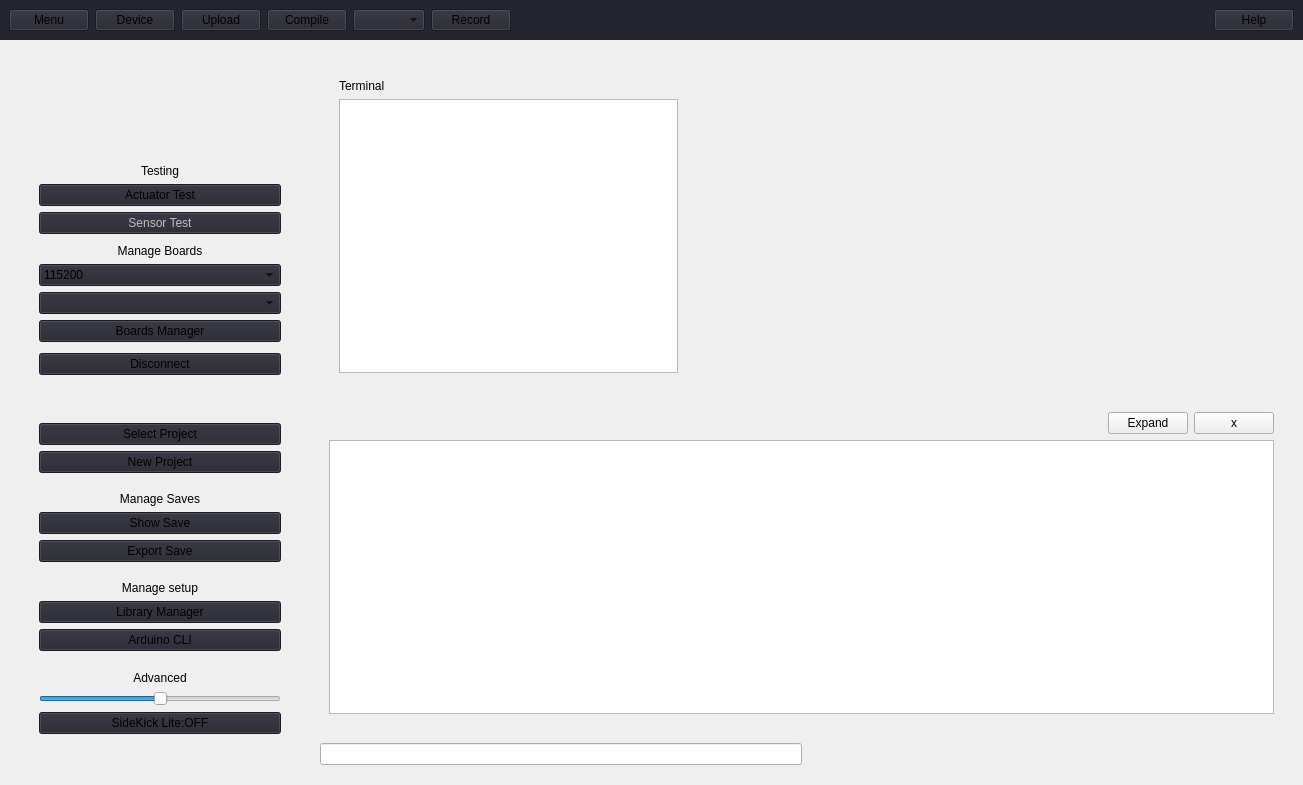
<?xml version="1.0" encoding="UTF-8"?>
<ui version="4.0">
 <class>MainWindow</class>
 <widget class="QMainWindow" name="MainWindow">
  <property name="geometry">
   <rect>
    <x>0</x>
    <y>0</y>
    <width>1303</width>
    <height>785</height>
   </rect>
  </property>
  <property name="acceptDrops">
   <bool>false</bool>
  </property>
  <property name="windowTitle">
   <string>SideKick</string>
  </property>
  <property name="styleSheet">
   <string notr="true"/>
  </property>
  <widget class="QWidget" name="centralwidget">
   <property name="styleSheet">
    <string notr="true"/>
   </property>
   <layout class="QGridLayout" name="gridLayout_2">
    <property name="leftMargin">
     <number>0</number>
    </property>
    <property name="topMargin">
     <number>0</number>
    </property>
    <property name="rightMargin">
     <number>0</number>
    </property>
    <property name="bottomMargin">
     <number>0</number>
    </property>
    <item row="0" column="0">
     <layout class="QGridLayout" name="main_grid" rowstretch="0,0,0,0,0" columnstretch="0,0,0,0">
      <property name="leftMargin">
       <number>0</number>
      </property>
      <property name="topMargin">
       <number>0</number>
      </property>
      <property name="rightMargin">
       <number>0</number>
      </property>
      <property name="bottomMargin">
       <number>20</number>
      </property>
      <property name="spacing">
       <number>0</number>
      </property>
      <item row="1" column="3">
       <spacer name="verticalSpacer_17">
        <property name="orientation">
         <enum>Qt::Vertical</enum>
        </property>
        <property name="sizeType">
         <enum>QSizePolicy::Fixed</enum>
        </property>
        <property name="sizeHint" stdset="0">
         <size>
          <width>10</width>
          <height>20</height>
         </size>
        </property>
       </spacer>
      </item>
      <item row="4" column="0">
       <spacer name="horizontalSpacer_2">
        <property name="orientation">
         <enum>Qt::Horizontal</enum>
        </property>
        <property name="sizeType">
         <enum>QSizePolicy::Fixed</enum>
        </property>
        <property name="sizeHint" stdset="0">
         <size>
          <width>10</width>
          <height>20</height>
         </size>
        </property>
       </spacer>
      </item>
      <item row="4" column="3">
       <spacer name="horizontalSpacer_3">
        <property name="orientation">
         <enum>Qt::Horizontal</enum>
        </property>
        <property name="sizeType">
         <enum>QSizePolicy::Fixed</enum>
        </property>
        <property name="sizeHint" stdset="0">
         <size>
          <width>10</width>
          <height>20</height>
         </size>
        </property>
       </spacer>
      </item>
      <item row="2" column="2">
       <widget class="QFrame" name="home_screen">
        <property name="sizePolicy">
         <sizepolicy hsizetype="Preferred" vsizetype="Expanding">
          <horstretch>0</horstretch>
          <verstretch>0</verstretch>
         </sizepolicy>
        </property>
        <layout class="QGridLayout" name="gridLayout_3" columnstretch="0,2,0,3,0">
         <property name="leftMargin">
          <number>0</number>
         </property>
         <property name="topMargin">
          <number>0</number>
         </property>
         <property name="rightMargin">
          <number>0</number>
         </property>
         <property name="bottomMargin">
          <number>0</number>
         </property>
         <property name="spacing">
          <number>0</number>
         </property>
         <item row="0" column="1" rowspan="3">
          <widget class="QWidget" name="terminal_container" native="true">
           <property name="sizePolicy">
            <sizepolicy hsizetype="Expanding" vsizetype="Expanding">
             <horstretch>0</horstretch>
             <verstretch>0</verstretch>
            </sizepolicy>
           </property>
           <property name="styleSheet">
            <string notr="true"/>
           </property>
           <layout class="QGridLayout" name="gridLayout_4">
            <item row="2" column="2">
             <widget class="QTextEdit" name="terminal">
              <property name="sizePolicy">
               <sizepolicy hsizetype="Expanding" vsizetype="Expanding">
                <horstretch>0</horstretch>
                <verstretch>0</verstretch>
               </sizepolicy>
              </property>
              <property name="styleSheet">
               <string notr="true"/>
              </property>
              <property name="verticalScrollBarPolicy">
               <enum>Qt::ScrollBarAsNeeded</enum>
              </property>
              <property name="horizontalScrollBarPolicy">
               <enum>Qt::ScrollBarAlwaysOff</enum>
              </property>
              <property name="html">
               <string>&lt;!DOCTYPE HTML PUBLIC &quot;-//W3C//DTD HTML 4.0//EN&quot; &quot;http://www.w3.org/TR/REC-html40/strict.dtd&quot;&gt;
&lt;html&gt;&lt;head&gt;&lt;meta name=&quot;qrichtext&quot; content=&quot;1&quot; /&gt;&lt;style type=&quot;text/css&quot;&gt;
p, li { white-space: pre-wrap; }
&lt;/style&gt;&lt;/head&gt;&lt;body style=&quot; font-family:'MS Shell Dlg 2'; font-size:8.25pt; font-weight:400; font-style:normal;&quot;&gt;
&lt;p style=&quot;-qt-paragraph-type:empty; margin-top:0px; margin-bottom:0px; margin-left:0px; margin-right:0px; -qt-block-indent:0; text-indent:0px; font-family:'Roboto '; font-size:14px;&quot;&gt;&lt;br /&gt;&lt;/p&gt;&lt;/body&gt;&lt;/html&gt;</string>
              </property>
             </widget>
            </item>
            <item row="1" column="2">
             <widget class="QLabel" name="title">
              <property name="text">
               <string>Terminal</string>
              </property>
             </widget>
            </item>
            <item row="2" column="3">
             <spacer name="horizontalSpacer_8">
              <property name="orientation">
               <enum>Qt::Horizontal</enum>
              </property>
              <property name="sizeType">
               <enum>QSizePolicy::Maximum</enum>
              </property>
              <property name="sizeHint" stdset="0">
               <size>
                <width>10</width>
                <height>20</height>
               </size>
              </property>
             </spacer>
            </item>
            <item row="0" column="2">
             <spacer name="verticalSpacer_4">
              <property name="orientation">
               <enum>Qt::Vertical</enum>
              </property>
              <property name="sizeType">
               <enum>QSizePolicy::Maximum</enum>
              </property>
              <property name="sizeHint" stdset="0">
               <size>
                <width>20</width>
                <height>10</height>
               </size>
              </property>
             </spacer>
            </item>
            <item row="2" column="1">
             <spacer name="horizontalSpacer_7">
              <property name="orientation">
               <enum>Qt::Horizontal</enum>
              </property>
              <property name="sizeType">
               <enum>QSizePolicy::Maximum</enum>
              </property>
              <property name="sizeHint" stdset="0">
               <size>
                <width>10</width>
                <height>20</height>
               </size>
              </property>
             </spacer>
            </item>
           </layout>
          </widget>
         </item>
         <item row="2" column="3">
          <widget class="QWidget" name="bottom_widget" native="true">
           <property name="sizePolicy">
            <sizepolicy hsizetype="Expanding" vsizetype="Expanding">
             <horstretch>0</horstretch>
             <verstretch>0</verstretch>
            </sizepolicy>
           </property>
           <property name="minimumSize">
            <size>
             <width>0</width>
             <height>100</height>
            </size>
           </property>
           <property name="styleSheet">
            <string notr="true"/>
           </property>
          </widget>
         </item>
         <item row="0" column="3">
          <widget class="QWidget" name="top_widget" native="true">
           <property name="sizePolicy">
            <sizepolicy hsizetype="Expanding" vsizetype="Expanding">
             <horstretch>0</horstretch>
             <verstretch>0</verstretch>
            </sizepolicy>
           </property>
           <property name="minimumSize">
            <size>
             <width>0</width>
             <height>100</height>
            </size>
           </property>
           <property name="styleSheet">
            <string notr="true"/>
           </property>
          </widget>
         </item>
         <item row="1" column="3">
          <spacer name="graph_spacer_2">
           <property name="orientation">
            <enum>Qt::Vertical</enum>
           </property>
           <property name="sizeType">
            <enum>QSizePolicy::Fixed</enum>
           </property>
           <property name="sizeHint" stdset="0">
            <size>
             <width>20</width>
             <height>20</height>
            </size>
           </property>
          </spacer>
         </item>
         <item row="1" column="4">
          <spacer name="horizontalSpacer_4">
           <property name="orientation">
            <enum>Qt::Horizontal</enum>
           </property>
           <property name="sizeType">
            <enum>QSizePolicy::Fixed</enum>
           </property>
           <property name="sizeHint" stdset="0">
            <size>
             <width>10</width>
             <height>20</height>
            </size>
           </property>
          </spacer>
         </item>
         <item row="1" column="2">
          <spacer name="horizontalSpacer_9">
           <property name="orientation">
            <enum>Qt::Horizontal</enum>
           </property>
           <property name="sizeType">
            <enum>QSizePolicy::Fixed</enum>
           </property>
           <property name="sizeHint" stdset="0">
            <size>
             <width>20</width>
             <height>20</height>
            </size>
           </property>
          </spacer>
         </item>
         <item row="0" column="0">
          <spacer name="horizontalSpacer_10">
           <property name="orientation">
            <enum>Qt::Horizontal</enum>
           </property>
           <property name="sizeType">
            <enum>QSizePolicy::Fixed</enum>
           </property>
           <property name="sizeHint" stdset="0">
            <size>
             <width>10</width>
             <height>20</height>
            </size>
           </property>
          </spacer>
         </item>
         <item row="3" column="1">
          <spacer name="verticalSpacer_8">
           <property name="orientation">
            <enum>Qt::Vertical</enum>
           </property>
           <property name="sizeType">
            <enum>QSizePolicy::Fixed</enum>
           </property>
           <property name="sizeHint" stdset="0">
            <size>
             <width>20</width>
             <height>20</height>
            </size>
           </property>
          </spacer>
         </item>
        </layout>
       </widget>
      </item>
      <item row="0" column="0" colspan="4">
       <widget class="QFrame" name="top_bar">
        <property name="styleSheet">
         <string notr="true">/*General Styling*/
* {
  background-color: #25252f;
}

/*Button Styling*/

QPushButton:hover:!pressed{
  background-color: #151525;
}</string>
        </property>
        <layout class="QHBoxLayout" name="horizontalLayout" stretch="0,0,0,0,0,0,0,0,0,0">
         <item>
          <widget class="QPushButton" name="file">
           <property name="minimumSize">
            <size>
             <width>0</width>
             <height>0</height>
            </size>
           </property>
           <property name="text">
            <string>Menu</string>
           </property>
          </widget>
         </item>
         <item>
          <widget class="QPushButton" name="device">
           <property name="minimumSize">
            <size>
             <width>0</width>
             <height>0</height>
            </size>
           </property>
           <property name="text">
            <string>Device</string>
           </property>
          </widget>
         </item>
         <item>
          <widget class="QPushButton" name="upload">
           <property name="minimumSize">
            <size>
             <width>0</width>
             <height>0</height>
            </size>
           </property>
           <property name="text">
            <string>Upload</string>
           </property>
          </widget>
         </item>
         <item>
          <widget class="QPushButton" name="compile">
           <property name="minimumSize">
            <size>
             <width>0</width>
             <height>0</height>
            </size>
           </property>
           <property name="text">
            <string>Compile</string>
           </property>
          </widget>
         </item>
         <item>
          <widget class="QComboBox" name="com_ports">
           <property name="minimumSize">
            <size>
             <width>0</width>
             <height>0</height>
            </size>
           </property>
          </widget>
         </item>
         <item>
          <widget class="QPushButton" name="record">
           <property name="minimumSize">
            <size>
             <width>0</width>
             <height>0</height>
            </size>
           </property>
           <property name="text">
            <string>Record</string>
           </property>
          </widget>
         </item>
         <item>
          <widget class="QLabel" name="record_light">
           <property name="text">
            <string/>
           </property>
          </widget>
         </item>
         <item>
          <spacer name="horizontalSpacer">
           <property name="orientation">
            <enum>Qt::Horizontal</enum>
           </property>
           <property name="sizeHint" stdset="0">
            <size>
             <width>40</width>
             <height>20</height>
            </size>
           </property>
          </spacer>
         </item>
         <item>
          <widget class="QLabel" name="top_update">
           <property name="minimumSize">
            <size>
             <width>400</width>
             <height>0</height>
            </size>
           </property>
           <property name="maximumSize">
            <size>
             <width>400</width>
             <height>16777215</height>
            </size>
           </property>
           <property name="text">
            <string/>
           </property>
           <property name="alignment">
            <set>Qt::AlignCenter</set>
           </property>
          </widget>
         </item>
         <item>
          <widget class="QPushButton" name="help">
           <property name="minimumSize">
            <size>
             <width>0</width>
             <height>0</height>
            </size>
           </property>
           <property name="text">
            <string>Help</string>
           </property>
          </widget>
         </item>
        </layout>
       </widget>
      </item>
      <item row="3" column="2">
       <widget class="QFrame" name="debugger">
        <layout class="QGridLayout" name="gridLayout">
         <property name="leftMargin">
          <number>0</number>
         </property>
         <property name="topMargin">
          <number>0</number>
         </property>
         <property name="rightMargin">
          <number>0</number>
         </property>
         <property name="bottomMargin">
          <number>0</number>
         </property>
         <property name="spacing">
          <number>0</number>
         </property>
         <item row="1" column="4">
          <spacer name="horizontalSpacer_13">
           <property name="orientation">
            <enum>Qt::Horizontal</enum>
           </property>
           <property name="sizeType">
            <enum>QSizePolicy::Fixed</enum>
           </property>
           <property name="sizeHint" stdset="0">
            <size>
             <width>10</width>
             <height>20</height>
            </size>
           </property>
          </spacer>
         </item>
         <item row="1" column="0">
          <spacer name="horizontalSpacer_12">
           <property name="orientation">
            <enum>Qt::Horizontal</enum>
           </property>
           <property name="sizeType">
            <enum>QSizePolicy::Fixed</enum>
           </property>
           <property name="sizeHint" stdset="0">
            <size>
             <width>10</width>
             <height>20</height>
            </size>
           </property>
          </spacer>
         </item>
         <item row="1" column="3">
          <widget class="QFrame" name="debugger_coloured">
           <property name="sizePolicy">
            <sizepolicy hsizetype="Expanding" vsizetype="Expanding">
             <horstretch>0</horstretch>
             <verstretch>0</verstretch>
            </sizepolicy>
           </property>
           <property name="styleSheet">
            <string notr="true"/>
           </property>
           <layout class="QGridLayout" name="debugger_1">
            <property name="sizeConstraint">
             <enum>QLayout::SetDefaultConstraint</enum>
            </property>
            <property name="topMargin">
             <number>0</number>
            </property>
            <item row="1" column="1">
             <widget class="QPushButton" name="full_screen">
              <property name="styleSheet">
               <string notr="true"/>
              </property>
              <property name="text">
               <string>Expand</string>
              </property>
             </widget>
            </item>
            <item row="1" column="2">
             <widget class="QPushButton" name="quit">
              <property name="styleSheet">
               <string notr="true"/>
              </property>
              <property name="text">
               <string>x</string>
              </property>
             </widget>
            </item>
            <item row="1" column="0">
             <spacer name="horizontalSpacer_6">
              <property name="orientation">
               <enum>Qt::Horizontal</enum>
              </property>
              <property name="sizeHint" stdset="0">
               <size>
                <width>40</width>
                <height>20</height>
               </size>
              </property>
             </spacer>
            </item>
            <item row="2" column="0" colspan="3">
             <widget class="QTextBrowser" name="debug_log">
              <property name="minimumSize">
               <size>
                <width>0</width>
                <height>150</height>
               </size>
              </property>
              <property name="styleSheet">
               <string notr="true"/>
              </property>
              <property name="html">
               <string>&lt;!DOCTYPE HTML PUBLIC &quot;-//W3C//DTD HTML 4.0//EN&quot; &quot;http://www.w3.org/TR/REC-html40/strict.dtd&quot;&gt;
&lt;html&gt;&lt;head&gt;&lt;meta name=&quot;qrichtext&quot; content=&quot;1&quot; /&gt;&lt;style type=&quot;text/css&quot;&gt;
p, li { white-space: pre-wrap; }
&lt;/style&gt;&lt;/head&gt;&lt;body style=&quot; font-family:'MS Shell Dlg 2'; font-size:8.25pt; font-weight:400; font-style:normal;&quot;&gt;
&lt;p style=&quot;-qt-paragraph-type:empty; margin-top:0px; margin-bottom:0px; margin-left:0px; margin-right:0px; -qt-block-indent:0; text-indent:0px; font-family:'Roboto '; font-size:14px;&quot;&gt;&lt;br /&gt;&lt;/p&gt;&lt;/body&gt;&lt;/html&gt;</string>
              </property>
             </widget>
            </item>
            <item row="0" column="0">
             <spacer name="verticalSpacer_13">
              <property name="orientation">
               <enum>Qt::Vertical</enum>
              </property>
              <property name="sizeType">
               <enum>QSizePolicy::Fixed</enum>
              </property>
              <property name="sizeHint" stdset="0">
               <size>
                <width>20</width>
                <height>10</height>
               </size>
              </property>
             </spacer>
            </item>
           </layout>
          </widget>
         </item>
         <item row="2" column="3">
          <spacer name="verticalSpacer_7">
           <property name="orientation">
            <enum>Qt::Vertical</enum>
           </property>
           <property name="sizeType">
            <enum>QSizePolicy::Fixed</enum>
           </property>
           <property name="sizeHint" stdset="0">
            <size>
             <width>20</width>
             <height>20</height>
            </size>
           </property>
          </spacer>
         </item>
        </layout>
       </widget>
      </item>
      <item row="4" column="2">
       <widget class="QFrame" name="bottom_bar">
        <layout class="QHBoxLayout" name="_2" stretch="0,2,1,1,0">
         <property name="spacing">
          <number>0</number>
         </property>
         <property name="leftMargin">
          <number>0</number>
         </property>
         <property name="topMargin">
          <number>0</number>
         </property>
         <property name="rightMargin">
          <number>0</number>
         </property>
         <property name="bottomMargin">
          <number>0</number>
         </property>
         <item>
          <spacer name="horizontalSpacer_11">
           <property name="orientation">
            <enum>Qt::Horizontal</enum>
           </property>
           <property name="sizeType">
            <enum>QSizePolicy::Fixed</enum>
           </property>
           <property name="sizeHint" stdset="0">
            <size>
             <width>10</width>
             <height>10</height>
            </size>
           </property>
          </spacer>
         </item>
         <item>
          <widget class="QLineEdit" name="message">
           <property name="sizePolicy">
            <sizepolicy hsizetype="Expanding" vsizetype="Preferred">
             <horstretch>0</horstretch>
             <verstretch>0</verstretch>
            </sizepolicy>
           </property>
          </widget>
         </item>
         <item>
          <spacer name="horizontalSpacer_14">
           <property name="orientation">
            <enum>Qt::Horizontal</enum>
           </property>
           <property name="sizeType">
            <enum>QSizePolicy::Minimum</enum>
           </property>
           <property name="sizeHint" stdset="0">
            <size>
             <width>40</width>
             <height>20</height>
            </size>
           </property>
          </spacer>
         </item>
         <item>
          <widget class="QLabel" name="bottom_update">
           <property name="text">
            <string/>
           </property>
          </widget>
         </item>
         <item>
          <spacer name="horizontalSpacer_15">
           <property name="orientation">
            <enum>Qt::Horizontal</enum>
           </property>
           <property name="sizeType">
            <enum>QSizePolicy::Fixed</enum>
           </property>
           <property name="sizeHint" stdset="0">
            <size>
             <width>10</width>
             <height>10</height>
            </size>
           </property>
          </spacer>
         </item>
        </layout>
       </widget>
      </item>
      <item row="2" column="1" rowspan="3">
       <widget class="QFrame" name="side_menu">
        <property name="enabled">
         <bool>true</bool>
        </property>
        <property name="sizePolicy">
         <sizepolicy hsizetype="Fixed" vsizetype="Expanding">
          <horstretch>0</horstretch>
          <verstretch>0</verstretch>
         </sizepolicy>
        </property>
        <property name="minimumSize">
         <size>
          <width>300</width>
          <height>0</height>
         </size>
        </property>
        <property name="maximumSize">
         <size>
          <width>200</width>
          <height>16777215</height>
         </size>
        </property>
        <property name="styleSheet">
         <string notr="true">/*Button Styling*/
QPushButton{
  background-color: #25252f;
}
QPushButton:hover:!pressed {
	background-color: #151525;
}

/*Combo Box Styling*/
QComboBox {
  background-color: #25252f;
}

</string>
        </property>
        <layout class="QVBoxLayout" name="dhsgd">
         <property name="leftMargin">
          <number>20</number>
         </property>
         <property name="rightMargin">
          <number>20</number>
         </property>
         <item>
          <spacer name="verticalSpacer_3">
           <property name="orientation">
            <enum>Qt::Vertical</enum>
           </property>
           <property name="sizeType">
            <enum>QSizePolicy::Fixed</enum>
           </property>
           <property name="sizeHint" stdset="0">
            <size>
             <width>20</width>
             <height>10</height>
            </size>
           </property>
          </spacer>
         </item>
         <item>
          <widget class="QLabel" name="logo">
           <property name="minimumSize">
            <size>
             <width>0</width>
             <height>50</height>
            </size>
           </property>
           <property name="maximumSize">
            <size>
             <width>16777215</width>
             <height>50</height>
            </size>
           </property>
           <property name="text">
            <string/>
           </property>
          </widget>
         </item>
         <item>
          <spacer name="verticalSpacer_6">
           <property name="orientation">
            <enum>Qt::Vertical</enum>
           </property>
           <property name="sizeType">
            <enum>QSizePolicy::Fixed</enum>
           </property>
           <property name="sizeHint" stdset="0">
            <size>
             <width>20</width>
             <height>20</height>
            </size>
           </property>
          </spacer>
         </item>
         <item>
          <widget class="QFrame" name="device_settings">
           <layout class="QVBoxLayout" name="verticalLayout">
            <item>
             <widget class="QLabel" name="label_3">
              <property name="text">
               <string>Testing</string>
              </property>
              <property name="alignment">
               <set>Qt::AlignCenter</set>
              </property>
             </widget>
            </item>
            <item>
             <widget class="QPushButton" name="tune_actuators">
              <property name="text">
               <string>Actuator Test</string>
              </property>
             </widget>
            </item>
            <item>
             <widget class="QPushButton" name="sensor_test">
              <property name="enabled">
               <bool>false</bool>
              </property>
              <property name="text">
               <string>Sensor Test</string>
              </property>
             </widget>
            </item>
            <item>
             <spacer name="verticalSpacer">
              <property name="orientation">
               <enum>Qt::Vertical</enum>
              </property>
              <property name="sizeHint" stdset="0">
               <size>
                <width>20</width>
                <height>40</height>
               </size>
              </property>
             </spacer>
            </item>
            <item>
             <widget class="QLabel" name="label_5">
              <property name="text">
               <string>Manage Boards</string>
              </property>
              <property name="alignment">
               <set>Qt::AlignCenter</set>
              </property>
             </widget>
            </item>
            <item>
             <widget class="QComboBox" name="baud_rate">
              <item>
               <property name="text">
                <string>115200</string>
               </property>
              </item>
              <item>
               <property name="text">
                <string>57600</string>
               </property>
              </item>
              <item>
               <property name="text">
                <string>38400</string>
               </property>
              </item>
              <item>
               <property name="text">
                <string>9600</string>
               </property>
              </item>
             </widget>
            </item>
            <item>
             <widget class="QComboBox" name="supported_boards"/>
            </item>
            <item>
             <widget class="QPushButton" name="boards_manager">
              <property name="text">
               <string>Boards Manager</string>
              </property>
             </widget>
            </item>
            <item>
             <spacer name="verticalSpacer_5">
              <property name="orientation">
               <enum>Qt::Vertical</enum>
              </property>
              <property name="sizeHint" stdset="0">
               <size>
                <width>20</width>
                <height>40</height>
               </size>
              </property>
             </spacer>
            </item>
            <item>
             <widget class="QPushButton" name="disconnect">
              <property name="sizePolicy">
               <sizepolicy hsizetype="Preferred" vsizetype="Fixed">
                <horstretch>0</horstretch>
                <verstretch>0</verstretch>
               </sizepolicy>
              </property>
              <property name="text">
               <string>Disconnect</string>
              </property>
             </widget>
            </item>
            <item>
             <spacer name="verticalSpacer_2">
              <property name="orientation">
               <enum>Qt::Vertical</enum>
              </property>
              <property name="sizeHint" stdset="0">
               <size>
                <width>20</width>
                <height>40</height>
               </size>
              </property>
             </spacer>
            </item>
           </layout>
          </widget>
         </item>
         <item>
          <widget class="QFrame" name="settings">
           <layout class="QVBoxLayout" name="verticalLayout_2" stretch="0,0,0,0,0,0,0,0,0,0,0,0,0,0,0,0">
            <item>
             <widget class="QLabel" name="selected_project">
              <property name="sizePolicy">
               <sizepolicy hsizetype="Expanding" vsizetype="Preferred">
                <horstretch>0</horstretch>
                <verstretch>0</verstretch>
               </sizepolicy>
              </property>
              <property name="text">
               <string/>
              </property>
              <property name="scaledContents">
               <bool>true</bool>
              </property>
              <property name="alignment">
               <set>Qt::AlignCenter</set>
              </property>
             </widget>
            </item>
            <item>
             <widget class="QPushButton" name="select_project">
              <property name="text">
               <string>Select Project</string>
              </property>
             </widget>
            </item>
            <item>
             <widget class="QPushButton" name="new_project">
              <property name="text">
               <string>New Project</string>
              </property>
             </widget>
            </item>
            <item>
             <spacer name="verticalSpacer_9">
              <property name="orientation">
               <enum>Qt::Vertical</enum>
              </property>
              <property name="sizeType">
               <enum>QSizePolicy::Expanding</enum>
              </property>
              <property name="sizeHint" stdset="0">
               <size>
                <width>20</width>
                <height>40</height>
               </size>
              </property>
             </spacer>
            </item>
            <item>
             <widget class="QLabel" name="label">
              <property name="text">
               <string>Manage Saves</string>
              </property>
              <property name="alignment">
               <set>Qt::AlignCenter</set>
              </property>
             </widget>
            </item>
            <item>
             <widget class="QPushButton" name="show_save">
              <property name="sizePolicy">
               <sizepolicy hsizetype="Expanding" vsizetype="Fixed">
                <horstretch>0</horstretch>
                <verstretch>0</verstretch>
               </sizepolicy>
              </property>
              <property name="minimumSize">
               <size>
                <width>0</width>
                <height>0</height>
               </size>
              </property>
              <property name="text">
               <string>Show Save</string>
              </property>
             </widget>
            </item>
            <item>
             <widget class="QPushButton" name="export_save">
              <property name="text">
               <string>Export Save</string>
              </property>
             </widget>
            </item>
            <item>
             <spacer name="verticalSpacer_10">
              <property name="orientation">
               <enum>Qt::Vertical</enum>
              </property>
              <property name="sizeType">
               <enum>QSizePolicy::Expanding</enum>
              </property>
              <property name="sizeHint" stdset="0">
               <size>
                <width>20</width>
                <height>40</height>
               </size>
              </property>
             </spacer>
            </item>
            <item>
             <widget class="QLabel" name="label_4">
              <property name="text">
               <string>Manage setup</string>
              </property>
              <property name="alignment">
               <set>Qt::AlignCenter</set>
              </property>
             </widget>
            </item>
            <item>
             <widget class="QPushButton" name="library_manager">
              <property name="text">
               <string>Library Manager</string>
              </property>
             </widget>
            </item>
            <item>
             <widget class="QPushButton" name="arduino_cli">
              <property name="text">
               <string>Arduino CLI</string>
              </property>
             </widget>
            </item>
            <item>
             <spacer name="verticalSpacer_11">
              <property name="orientation">
               <enum>Qt::Vertical</enum>
              </property>
              <property name="sizeType">
               <enum>QSizePolicy::Expanding</enum>
              </property>
              <property name="sizeHint" stdset="0">
               <size>
                <width>20</width>
                <height>40</height>
               </size>
              </property>
             </spacer>
            </item>
            <item>
             <widget class="QLabel" name="label_2">
              <property name="text">
               <string>Advanced</string>
              </property>
              <property name="alignment">
               <set>Qt::AlignCenter</set>
              </property>
             </widget>
            </item>
            <item>
             <widget class="QSlider" name="data_points">
              <property name="maximum">
               <number>5000</number>
              </property>
              <property name="value">
               <number>2500</number>
              </property>
              <property name="orientation">
               <enum>Qt::Horizontal</enum>
              </property>
              <property name="tickPosition">
               <enum>QSlider::NoTicks</enum>
              </property>
             </widget>
            </item>
            <item>
             <widget class="QPushButton" name="sk_lite">
              <property name="text">
               <string>SideKick Lite:OFF</string>
              </property>
             </widget>
            </item>
            <item>
             <spacer name="verticalSpacer_12">
              <property name="orientation">
               <enum>Qt::Vertical</enum>
              </property>
              <property name="sizeHint" stdset="0">
               <size>
                <width>20</width>
                <height>40</height>
               </size>
              </property>
             </spacer>
            </item>
           </layout>
          </widget>
         </item>
         <item>
          <spacer name="horizontalSpacer_5">
           <property name="orientation">
            <enum>Qt::Horizontal</enum>
           </property>
           <property name="sizeHint" stdset="0">
            <size>
             <width>40</width>
             <height>0</height>
            </size>
           </property>
          </spacer>
         </item>
        </layout>
       </widget>
      </item>
     </layout>
    </item>
   </layout>
  </widget>
 </widget>
 <resources/>
 <connections/>
</ui>
